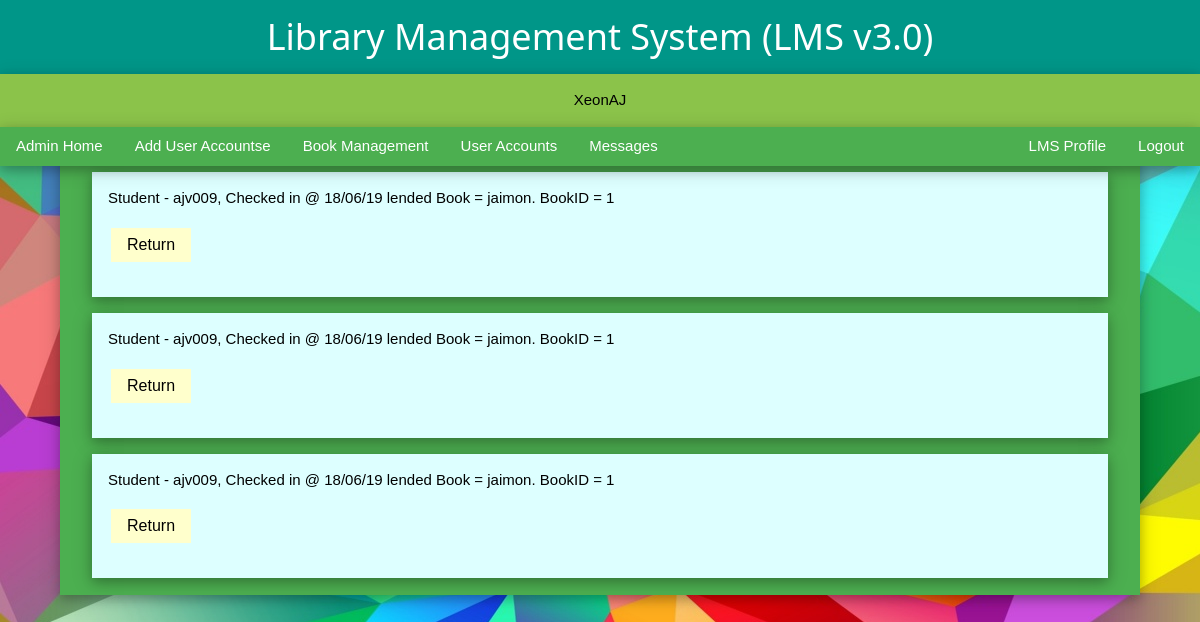
Screenshot of /admi/booklnds.php (signed in) with the database file from the repository.
### tables this page shows
CREATE TABLE `booklnd` (
  `id` int(11) NOT NULL,
  `uname` varchar(100) NOT NULL,
  `bookid` varchar(100) NOT NULL,
  `checkin` varchar(100) NOT NULL,
  `checkout` varchar(100) NOT NULL,
  `status` varchar(100) NOT NULL
);

CREATE TABLE `books` (
  `name` varchar(100) NOT NULL,
  `author` varchar(100) NOT NULL,
  `isbn` varchar(100) NOT NULL,
  `price` varchar(100) NOT NULL,
  `quantity` varchar(100) NOT NULL,
  `bookid` varchar(100) NOT NULL,
  `id` int(11) NOT NULL
);

### admi/booklnds.php (the view, shortened to what this page needs)
<html>
	<link rel="stylesheet" href="/LMS3/asset/w3.css">
	<body>
		<div class="w3-top">
			<div class="w3-container w3-teal w3-card-4" align=center>
				<h1>Library Management System (LMS v3.0)</h1>
			</div>
			<div class="w3-container w3-light-green w3-card-4" align=center>
				<?php
					echo "<p>".$_SESSION['PNAME']."</p>";
				?>
			</div>
			<div class="w3-bar w3-green w3-card-4">
				<a href="/LMS3/admi/admin.php" class="w3-bar-item w3-btn w3-mobile w3-hover-pale-green">Admin Home</a>
				<a href="/LMS3/admi/adduc.php" class="w3-bar-item w3-btn w3-mobile w3-hover-pale-green">Add User Accountse</a>
				<a href="/LMS3/admi/bookman.php" class="w3-bar-item w3-btn w3-mobile w3-hover-pale-green">Book Management</a>
				<a href="/LMS3/admi/uas.php" class="w3-bar-item w3-btn w3-mobile w3-hover-pale-green">User Accounts</a>
				<a href="/LMS3/admi/msgs.php" class="w3-bar-item w3-btn w3-mobile w3-hover-pale-green">Messages</a>
				<a href="/LMS3/home.php" class="w3-bar-item w3-btn w3-mobile w3-right w3-hover-pale-green">Logout</a>
				<a href="/LMS3/admi/lmsp.php" class="w3-bar-item w3-btn w3-mobile w3-right w3-hover-pale-green">LMS Profile</a>
			</div>
		</div>
<?php
	$conn=mysqli_connect("localhost","root","","LMS3");
	$query="select * from guest where status='lended'";
	$requests=mysqli_query($conn,$query);
	$query1="select * from booklnd where status='lended'";
  	$request=mysqli_query($conn,$query1);
	echo"
		<div class='w3-container w3-card-4 w3-green' style='margin-top:13%; margin-bottom:5%; margin-left:5%; margin-right:5%'>";
	while($row = mysqli_fetch_array($requests)){
		$query2="select * from books where id='".$row['bookid']."'";
  		$requestt=mysqli_query($conn,$query2);
  		$row1=mysqli_fetch_array($requestt);
  		echo"
			<div class='w3-container w3-pale-blue w3-card-4 w3-margin'>
				<p>Guest - ".$row['name'].", Checked in @ ".$row['checkin']." lended Book  = ".$row1['name'].". BookID =  ".$row['bookid']."</p>
				<table><tr><td class='actions'>
  				<form method='POST'>
  					<input type='hidden' value='".$row['bookid']."' name='bbid' />
  					<input type='hidden' value='".$row['id']."' name='bid' />
  					<input class='w3-btn w3-margin-bottom w3-pale-yellow' type='submit' value='Return' name='Return'>
  				</form>
  				</td></tr></table>
			</div>";
	}
	while($roww = mysqli_fetch_array($request)){
		$query2="select * from books where id='".$roww['bookid']."'";
  		$requestt=mysqli_query($conn,$query2);
  		$row1=mysqli_fetch_array($requestt);
		echo"
			<div class='w3-container w3-pale-blue w3-card-4 w3-margin'>
			<p>Student - ".$roww['uname'].", Checked in @ ".$roww['checkin']." lended Book = ".$row1['name'].". BookID =  ".$roww['bookid']."</p>
			<table><tr><td class='actions'>
  				<form method='POST'>
  					<input type='hidden' value='".$row['bookid']."' name='bbid' />
  					<input type='hidden' value='".$roww['id']."' name='bid' />
  					<input class='w3-btn w3-margin-bottom w3-pale-yellow' type='submit' value='Return' name='RReturn'>
  				</form>
  				</td></tr></table>
			</div>";
	}
	echo "
		</div>
	</body>
</html>";
?>

### asset/w3.css (style rules this page uses)
*,*:before,*:after { box-sizing:inherit }
html { -ms-text-size-adjust:100%;-webkit-text-size-adjust:100% }
body { margin:0 }
a { background-color:transparent;-webkit-text-decoration-skip:objects }
button,input,select,textarea { font:inherit;margin:0 }
button,input { overflow:visible }
button,html [type=button],[type=reset],[type=submit] { -webkit-appearance:button }
html,body { font-family:Verdana,sans-serif;font-size:15px;line-height:1.5 }
html { overflow-x:hidden }
h1 { font-size:36px }
h1,h2,h3,h4,h5,h6 { font-family:"Segoe UI",Arial,sans-serif;font-weight:400;margin:10px 0 }
a { color:inherit }
.w3-btn,.w3-button { border:none;display:inline-block;padding:8px 16px;vertical-align:middle;overflow:hidden;text-decoration:none;color:inherit;background-color:inherit;text-align:center;cursor:pointer;white-space:nowrap }
.w3-btn,.w3-button { -webkit-touch-callout:none;-webkit-user-select:none;-khtml-user-select:none;-moz-user-select:none;-ms-user-select:none;user-select:none }
.w3-bar { width:100%;overflow:hidden }
.w3-bar .w3-bar-item { padding:8px 16px;float:left;width:auto;border:none;display:block;outline:0 }
.w3-container:after,.w3-container:before,.w3-panel:after,.w3-panel:before,.w3-row:after,.w3-row:before,.w3-row-padding:after,.w3-row-padding:before, .w3-cell-row:before,.w3-cell-row:after,.w3-clear:after,.w3-clear:before,.w3-bar:before,.w3-bar:after { content:"";display:table;clear:both }
.w3-top,.w3-bottom { position:fixed;width:100%;z-index:1 }
.w3-top { top:0 }
.w3-container,.w3-panel { padding:0.01em 16px }
.w3-card-4,.w3-hover-shadow:hover { box-shadow:0 4px 10px 0 rgba(0,0,0,0.2),0 4px 20px 0 rgba(0,0,0,0.19) }
.w3-margin { margin:16px!important }
.w3-margin-bottom { margin-bottom:16px!important }
.w3-right { float:right!important }
.w3-green,.w3-hover-green:hover { color:#fff!important;background-color:#4CAF50!important }
.w3-light-green,.w3-hover-light-green:hover { color:#000!important;background-color:#8bc34a!important }
.w3-teal,.w3-hover-teal:hover { color:#fff!important;background-color:#009688!important }
.w3-pale-yellow,.w3-hover-pale-yellow:hover { color:#000!important;background-color:#ffffcc!important }
.w3-pale-blue,.w3-hover-pale-blue:hover { color:#000!important;background-color:#ddffff!important }

### admi/booklnds.php (style rules this page uses)
body { background-image: url("/LMS3/asset/home1.jpg"); }

### rows the page displays
booklnd: uname "ajv009", checkin "18/06/19", bookid.name "jaimon", bookid "1"
booklnd: uname "ajv009", checkin "18/06/19", bookid.name "jaimon", bookid "1"
booklnd: uname "ajv009", checkin "18/06/19", bookid.name "jaimon", bookid "1"

### other values shown
$_SESSION['PNAME'] "XeonAJ"
